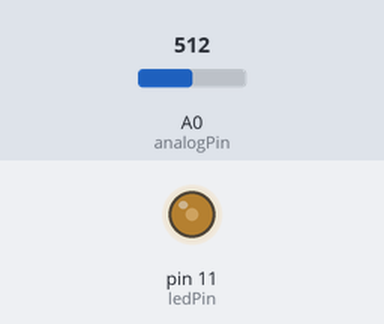
Bench run of a sketch on a simulated Arduino Uno, built with avr-gcc and run on an emulated ATmega328P. On the bench: output pins drawn as LEDs (lit = HIGH). The inputs (shaded band) are chosen by the test bench; at power-on: A0 (analogPin) = 512. Random numbers use the default seed unless the sketch sets one; what the sketch prints to the serial monitor is not drawn.

Above: at 0.05 s.
At 9.92 s:
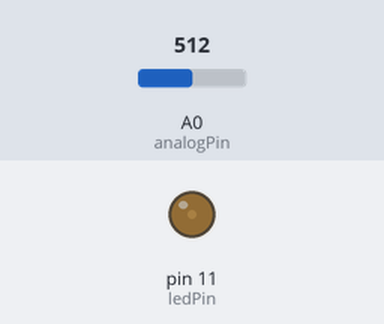
At 19.88 s:
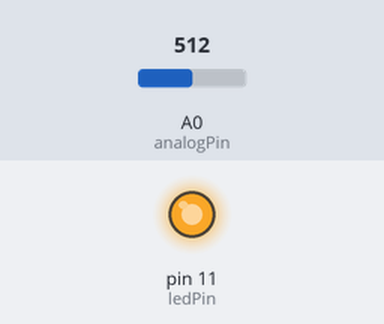
At 39.82 s:
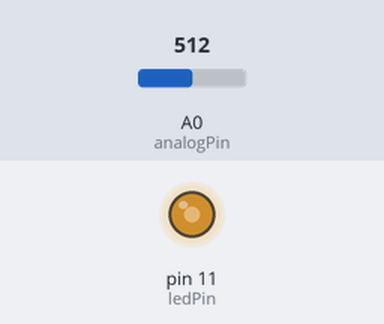
Timing chart, 0 to 40.0 s (numbered marks = the images above):
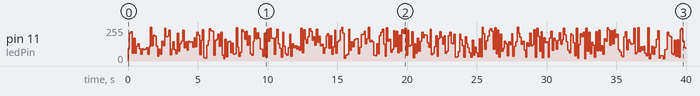

The sketch:

DigitalCandle3_fricker.ino
```cpp
const int analogPin = A0; // マイクモジュールのA0出力接続先
const int ledPin = 11; // LEDのピン出力接続先(PWMが可能なPIN)
float volume;
int limit;

void setup() {
  Serial.begin(9600);
  pinMode(ledPin,OUTPUT); // LEDピンをOUTPUTにする
  limit = 30;
}

void loop() {
  volume = (float)analogRead(analogPin) / 1024.0f * 100.0f; // analogReadは0~1024の値を取る．音の大きさを%に変換
  Serial.print("音量:");
  Serial.println(volume); // シリアルモニタに音量を表示
  analogWrite(ledPin,random(16, 255)); //LEDがランダムに光る
  delay(100); // 100ms（0.1秒）待つ
  /*
  if(volume > limit){ // volumeがlimitより大きい場合
    digitalWrite(ledPin,HIGH); // LEDが光る
    delay(100); // 3000ms（3秒）待つ
  }
  else{
    digitalWrite(ledPin,LOW); // LEDを光らせない
    delay(100); // 100ms（0.1秒）待つ
  }
  */
}
```

Measured:
- by itself, pin 11 (ledPin): 0/255 → 93/255 at 0.00 s, → 209/255 0.10 s later, → 219/255 0.10 s later, → 57/255 0.10 s later, … (397 changes in this stretch)
